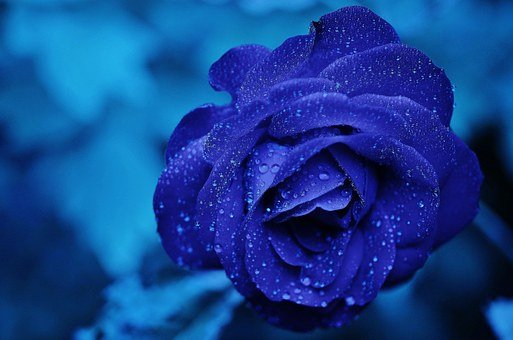
#> input picture blue.png, 513 x 340 px
$ jupyter execute 'lab 11.ipynb'   (shell and % lines are left out)
#> lines starting #> are read from the running program, lines starting #| are printed output that depends on the picture; after the words box and inside, x2 and y2 are one past the last pixel; in counts of white or black regions, pixels touching at a corner belong together
[cell 1]
from PIL import Image, ImageFilter
import cv2
import numpy as np
import matplotlib.pyplot as plt
from scipy import ndimage

[cell 2]
img = cv2.imread('blue.png')
#> img is the input picture: shape (340, 513, 3); mean B, G, R 144.2, 64.8, 19
img = cv2.cvtColor(img,cv2.COLOR_BGR2RGB)
plt.imshow(img)
plt.title('Original Image')
img_data=np.array(img)

# 1. Dilation

[cell 3]
kernel = np.ones((5,5), np.uint8)
img_dilation = cv2.dilate(img, kernel, iterations=1)
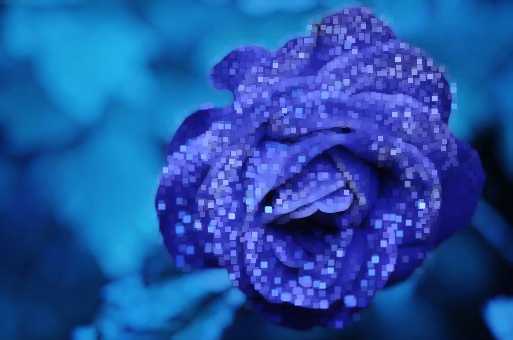
#> img_dilation: shape (340, 513, 3); mean R, G, B 33.7, 82.1, 163.9
plt.imshow(img_dilation)

# 2. Erosion

[cell 4]
img_erosion = cv2.erode(img, kernel, iterations=1)
plt.imshow(img_erosion)

# 3. Opening

[cell 5]
opening = cv2.morphologyEx(img, cv2.MORPH_OPEN, kernel)

plt.imshow(opening)

# 4. Closing

[cell 6]
closing = cv2.morphologyEx(img, cv2.MORPH_CLOSE, kernel)
plt.imshow(closing)

# 5. Boundary Detection

[cell 7]
plt.figure(figsize=(10,10))
image = cv2.imread('Deepika.jpg',1)
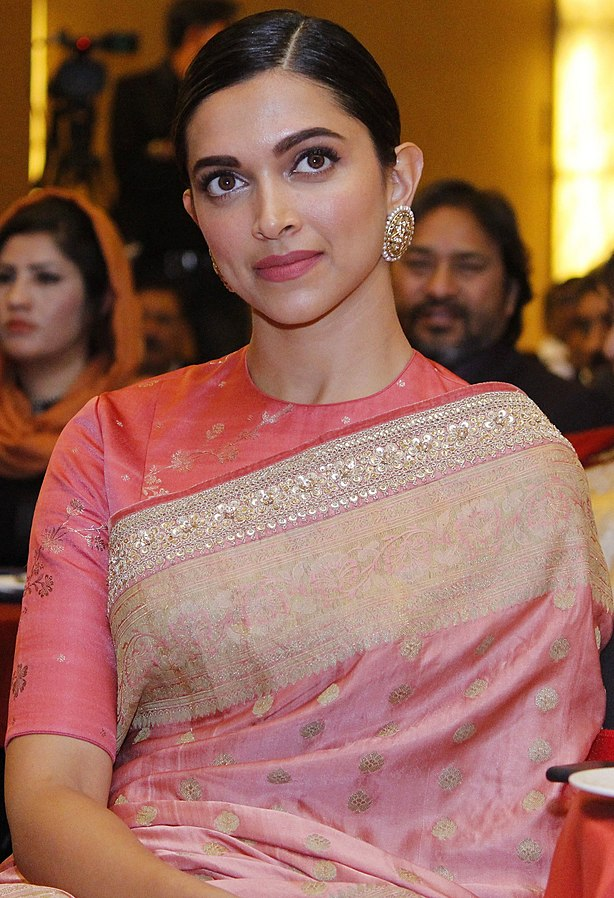
#> input picture Deepika.jpg, 614 x 898 px
#> image is the input picture: shape (898, 614, 3); mean B, G, R 89.4, 104.6, 152.8
sobelkernelH=np.array([[-1,-2,-1],
[0,0,0],
[1,2,1]])
sobelH = cv2.filter2D(src=image,kernel=sobelkernelH,ddepth=-1)
plt.subplot(1,3,1)
plt.imshow(sobelH)
plt.title('Horizontal')
sobelkernelV=np.array([[-1,0,1],
[-2,0,2],
[-1,0,1]])
sobelV = cv2.filter2D(src=image,kernel=sobelkernelV,ddepth=-1)
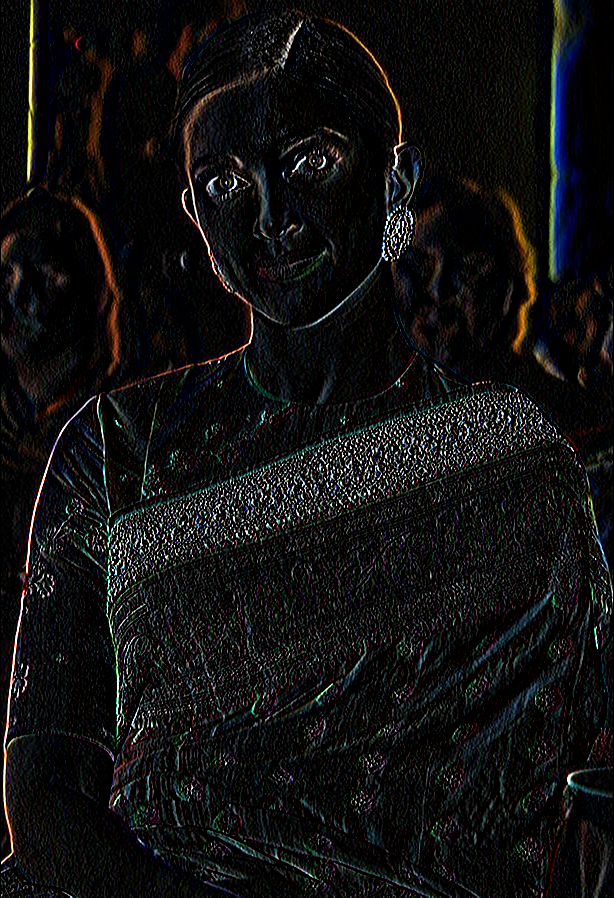
#> sobelV: shape (898, 614, 3); mean B, G, R 16.5, 16.7, 16.7
plt.subplot(1,3,2)
plt.imshow(sobelV)
plt.title('Vertical')
sobel=sobelH + sobelV
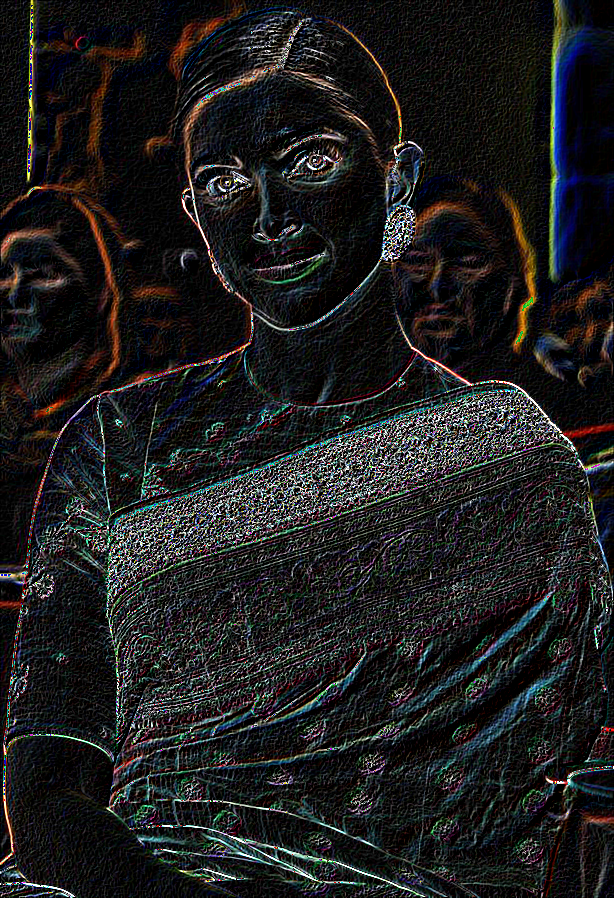
#> sobel: shape (898, 614, 3); mean B, G, R 30.6, 30.3, 30.5
plt.subplot(1,3,3)
plt.imshow(sobel)
plt.title('Horizontal + Vertical')
#> figure, not shown here; B, G, R data is drawn as R, G, B

# 6. Region Filling

[cell 8]
import numpy as np
import matplotlib.pyplot as plt
from skimage import data, filters, color, morphology
from skimage.segmentation import flood, flood_fill
checkers = data.checkerboard()
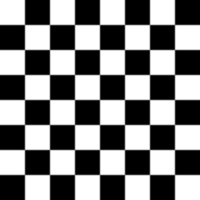
#> input picture skimage.data.checkerboard(), 200 x 200 px
#> checkers is the input picture: shape (200, 200); min 0, max 255, mean 127.5
# Fill a square near the middle with value 127, starting at index (76, 76)
filled_checkers = flood_fill(checkers, (76, 76), 127)
fig, ax = plt.subplots(ncols=2, figsize=(10, 5))
ax[0].imshow(checkers, cmap=plt.cm.gray)
ax[0].set_title('Original')
ax[1].imshow(filled_checkers, cmap=plt.cm.gray)
ax[1].plot(76, 76, 'wo') # seed point
ax[1].set_title('After flood fill')
plt.show()
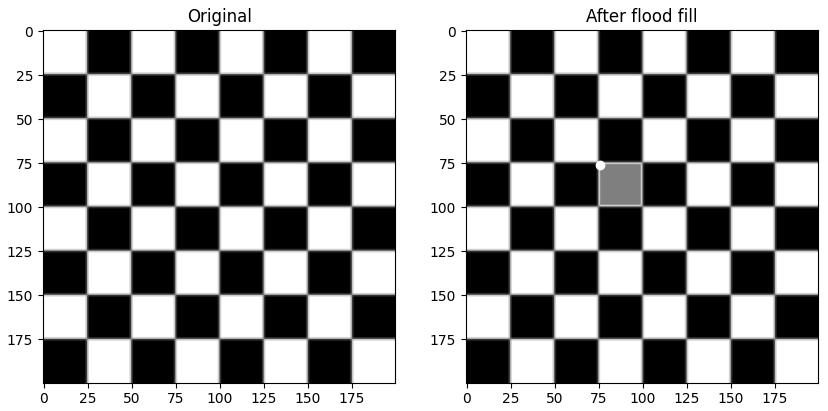
#> figure drawn by matplotlib, 2 panels

# 7. Thinning

[cell 9]
img = np.zeros((100,400),dtype='uint8')
font = cv2.FONT_HERSHEY_SIMPLEX
cv2.putText(img,'Sameha',(5,70), font, 2,(255),5,cv2.LINE_AA)
img1 = img.copy()
plt.imshow(img)
# Structuring Element
kernel = cv2.getStructuringElement(cv2.MORPH_CROSS,(3,3))
# Create an empty output image to hold values
thin = np.zeros(img.shape,dtype='uint8')
# Loop until erosion leads to an empty set
while (cv2.countNonZero(img1)!=0):
 # Erosion
 erode = cv2.erode(img1,kernel)
 # Opening on eroded image
 opening = cv2.morphologyEx(erode,cv2.MORPH_OPEN,kernel)
 # Subtract these two
 subset = erode - opening
 # Union of all previous sets
 thin = cv2.bitwise_or(subset,thin)
 # Set the eroded image for next iteration
 img1 = erode.copy()

#plt.imshow(img)
plt.imshow(thin)

# 8. Thickening

[cell 10]
img = np.zeros((100,400),dtype='uint8')
font = cv2.FONT_HERSHEY_SIMPLEX
cv2.putText(img,'ImageProcessing',(5,70), font, 2,(255),5,cv2.LINE_AA)
# Structuring Element
kernel = cv2.getStructuringElement(cv2.MORPH_CROSS,(3,3))
thick =np.zeros(img.shape,dtype='uint8')
img_dilation = cv2.dilate(img, kernel, iterations=1)
closing = cv2.morphologyEx(img, cv2.MORPH_CLOSE, kernel)
subset_img2 = img_dilation-closing
thick = cv2.bitwise_or(subset_img2,thick)
plt.imshow(thick)
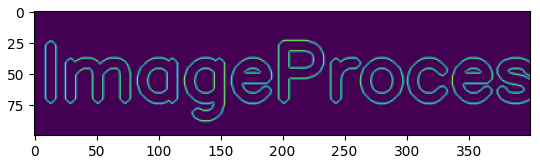
#> figure drawn by matplotlib, 1 panel

# 9. Convex Hull

[cell 11]
import matplotlib.pyplot as plt
from skimage.morphology import convex_hull_image
from skimage import data, img_as_float
from skimage.util import invert
# The original image is inverted as the object must be white.
image = invert(data.horse())
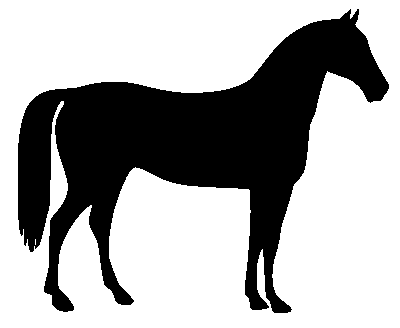
#> input picture skimage.data.horse(), 400 x 328 px
#> image: shape (328, 400) bool; 33.1% white; 1 white region, box (x1, y1, x2, y2) and area: (18, 9, 389, 313) 43412
chull = convex_hull_image(image)
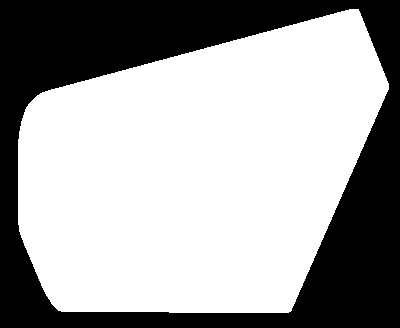
#> chull: shape (328, 400) bool; 63.9% white; 1 black region, box (x1, y1, x2, y2) and area: (0, 0, 400, 328) 47395
fig, axes = plt.subplots(1, 2, figsize=(8, 4))
ax = axes.ravel()
ax[0].set_title('Original picture')
ax[0].imshow(image, cmap=plt.cm.gray)
ax[0].set_axis_off()
ax[1].set_title('Transformed picture')
ax[1].imshow(chull, cmap=plt.cm.gray)
ax[1].set_axis_off()
plt.tight_layout()
plt.show()

# 10. Skeleton

[cell 12]
from skimage.morphology import skeletonize
from skimage import data
import matplotlib.pyplot as plt
from skimage.util import invert
# Invert the horse image
image = invert(data.horse())
# perform skeletonization
skeleton = skeletonize(image)
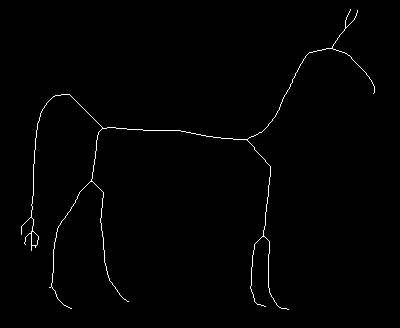
#> skeleton: shape (328, 400) bool; 0.91% white in thin lines or dots, all inside (x1, y1, x2, y2) = (21, 9, 375, 310)
# display results
fig, axes = plt.subplots(nrows=1, ncols=2, figsize=(8, 4),
 sharex=True, sharey=True)
ax = axes.ravel()
ax[0].imshow(image, cmap=plt.cm.gray)
ax[0].axis('off')
ax[0].set_title('original', fontsize=20)
ax[1].imshow(skeleton, cmap=plt.cm.gray)
ax[1].axis('off')
ax[1].set_title('skeleton', fontsize=20)
fig.tight_layout()
plt.show()
